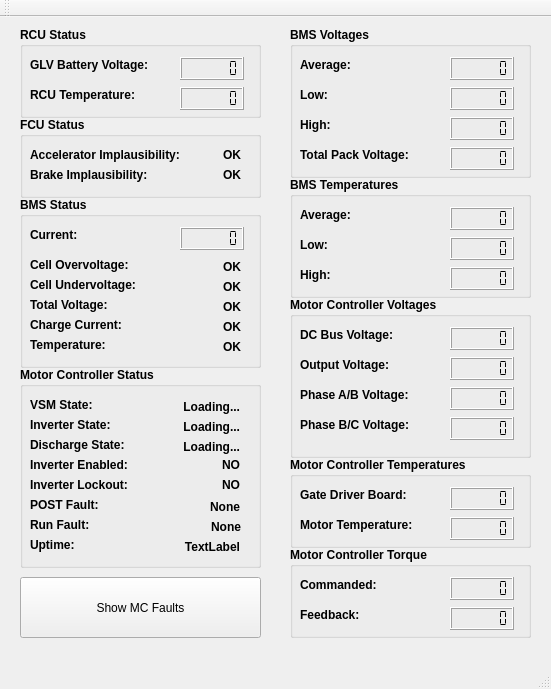
<?xml version="1.0" encoding="UTF-8"?>
<ui version="4.0">
 <class>MainWindow</class>
 <widget class="QMainWindow" name="MainWindow">
  <property name="geometry">
   <rect>
    <x>0</x>
    <y>0</y>
    <width>551</width>
    <height>689</height>
   </rect>
  </property>
  <property name="windowTitle">
   <string>MainWindow</string>
  </property>
  <widget class="QWidget" name="centralWidget">
   <widget class="QGroupBox" name="rcu_group">
    <property name="geometry">
     <rect>
      <x>20</x>
      <y>10</y>
      <width>241</width>
      <height>91</height>
     </rect>
    </property>
    <property name="font">
     <font>
      <weight>75</weight>
      <bold>true</bold>
     </font>
    </property>
    <property name="title">
     <string>RCU Status</string>
    </property>
    <widget class="QLabel" name="glv_voltage_label">
     <property name="geometry">
      <rect>
       <x>10</x>
       <y>30</y>
       <width>131</width>
       <height>16</height>
      </rect>
     </property>
     <property name="text">
      <string>GLV Battery Voltage:</string>
     </property>
    </widget>
    <widget class="QLCDNumber" name="glv_voltage">
     <property name="geometry">
      <rect>
       <x>160</x>
       <y>30</y>
       <width>64</width>
       <height>23</height>
      </rect>
     </property>
     <property name="font">
      <font>
       <weight>75</weight>
       <bold>true</bold>
      </font>
     </property>
     <property name="frameShadow">
      <enum>QFrame::Raised</enum>
     </property>
     <property name="smallDecimalPoint">
      <bool>true</bool>
     </property>
     <property name="digitCount">
      <number>6</number>
     </property>
     <property name="segmentStyle">
      <enum>QLCDNumber::Flat</enum>
     </property>
    </widget>
    <widget class="QLabel" name="rcu_temp_label">
     <property name="geometry">
      <rect>
       <x>10</x>
       <y>60</y>
       <width>121</width>
       <height>16</height>
      </rect>
     </property>
     <property name="text">
      <string>RCU Temperature:</string>
     </property>
    </widget>
    <widget class="QLCDNumber" name="rcu_temperature">
     <property name="geometry">
      <rect>
       <x>160</x>
       <y>60</y>
       <width>64</width>
       <height>23</height>
      </rect>
     </property>
     <property name="smallDecimalPoint">
      <bool>true</bool>
     </property>
     <property name="digitCount">
      <number>6</number>
     </property>
     <property name="segmentStyle">
      <enum>QLCDNumber::Flat</enum>
     </property>
    </widget>
   </widget>
   <widget class="QGroupBox" name="bms_voltage_group">
    <property name="geometry">
     <rect>
      <x>290</x>
      <y>10</y>
      <width>241</width>
      <height>151</height>
     </rect>
    </property>
    <property name="font">
     <font>
      <weight>75</weight>
      <bold>true</bold>
     </font>
    </property>
    <property name="title">
     <string>BMS Voltages</string>
    </property>
    <widget class="QLabel" name="avg_voltage_label">
     <property name="geometry">
      <rect>
       <x>10</x>
       <y>30</y>
       <width>60</width>
       <height>16</height>
      </rect>
     </property>
     <property name="text">
      <string>Average:</string>
     </property>
    </widget>
    <widget class="QLCDNumber" name="avg_voltage">
     <property name="geometry">
      <rect>
       <x>160</x>
       <y>30</y>
       <width>64</width>
       <height>23</height>
      </rect>
     </property>
     <property name="smallDecimalPoint">
      <bool>true</bool>
     </property>
     <property name="digitCount">
      <number>6</number>
     </property>
     <property name="segmentStyle">
      <enum>QLCDNumber::Flat</enum>
     </property>
    </widget>
    <widget class="QLabel" name="low_voltage_label">
     <property name="geometry">
      <rect>
       <x>10</x>
       <y>60</y>
       <width>60</width>
       <height>16</height>
      </rect>
     </property>
     <property name="text">
      <string>Low:</string>
     </property>
    </widget>
    <widget class="QLCDNumber" name="low_voltage">
     <property name="geometry">
      <rect>
       <x>160</x>
       <y>60</y>
       <width>64</width>
       <height>23</height>
      </rect>
     </property>
     <property name="smallDecimalPoint">
      <bool>true</bool>
     </property>
     <property name="digitCount">
      <number>6</number>
     </property>
     <property name="segmentStyle">
      <enum>QLCDNumber::Flat</enum>
     </property>
    </widget>
    <widget class="QLabel" name="high_voltage_label">
     <property name="geometry">
      <rect>
       <x>10</x>
       <y>90</y>
       <width>60</width>
       <height>16</height>
      </rect>
     </property>
     <property name="text">
      <string>High:</string>
     </property>
    </widget>
    <widget class="QLCDNumber" name="high_voltage">
     <property name="geometry">
      <rect>
       <x>160</x>
       <y>90</y>
       <width>64</width>
       <height>23</height>
      </rect>
     </property>
     <property name="smallDecimalPoint">
      <bool>true</bool>
     </property>
     <property name="digitCount">
      <number>6</number>
     </property>
     <property name="segmentStyle">
      <enum>QLCDNumber::Flat</enum>
     </property>
    </widget>
    <widget class="QLabel" name="total_voltage_label">
     <property name="geometry">
      <rect>
       <x>10</x>
       <y>120</y>
       <width>121</width>
       <height>16</height>
      </rect>
     </property>
     <property name="text">
      <string>Total Pack Voltage:</string>
     </property>
    </widget>
    <widget class="QLCDNumber" name="total_voltage">
     <property name="geometry">
      <rect>
       <x>160</x>
       <y>120</y>
       <width>64</width>
       <height>23</height>
      </rect>
     </property>
     <property name="smallDecimalPoint">
      <bool>true</bool>
     </property>
     <property name="digitCount">
      <number>6</number>
     </property>
     <property name="segmentStyle">
      <enum>QLCDNumber::Flat</enum>
     </property>
    </widget>
   </widget>
   <widget class="QGroupBox" name="bms_temps_group">
    <property name="geometry">
     <rect>
      <x>290</x>
      <y>160</y>
      <width>241</width>
      <height>121</height>
     </rect>
    </property>
    <property name="font">
     <font>
      <weight>75</weight>
      <bold>true</bold>
     </font>
    </property>
    <property name="title">
     <string>BMS Temperatures</string>
    </property>
    <widget class="QLabel" name="bms_high_temp_label">
     <property name="geometry">
      <rect>
       <x>10</x>
       <y>90</y>
       <width>60</width>
       <height>16</height>
      </rect>
     </property>
     <property name="text">
      <string>High:</string>
     </property>
    </widget>
    <widget class="QLabel" name="bms_avg_temp_label">
     <property name="geometry">
      <rect>
       <x>10</x>
       <y>30</y>
       <width>60</width>
       <height>16</height>
      </rect>
     </property>
     <property name="text">
      <string>Average:</string>
     </property>
    </widget>
    <widget class="QLabel" name="bms_low_temp_label">
     <property name="geometry">
      <rect>
       <x>10</x>
       <y>60</y>
       <width>60</width>
       <height>16</height>
      </rect>
     </property>
     <property name="text">
      <string>Low:</string>
     </property>
    </widget>
    <widget class="QLCDNumber" name="bms_high_temp">
     <property name="geometry">
      <rect>
       <x>160</x>
       <y>90</y>
       <width>64</width>
       <height>23</height>
      </rect>
     </property>
     <property name="smallDecimalPoint">
      <bool>true</bool>
     </property>
     <property name="digitCount">
      <number>6</number>
     </property>
     <property name="segmentStyle">
      <enum>QLCDNumber::Flat</enum>
     </property>
    </widget>
    <widget class="QLCDNumber" name="bms_low_temp">
     <property name="geometry">
      <rect>
       <x>160</x>
       <y>60</y>
       <width>64</width>
       <height>23</height>
      </rect>
     </property>
     <property name="smallDecimalPoint">
      <bool>true</bool>
     </property>
     <property name="digitCount">
      <number>6</number>
     </property>
     <property name="segmentStyle">
      <enum>QLCDNumber::Flat</enum>
     </property>
    </widget>
    <widget class="QLCDNumber" name="bms_avg_temp">
     <property name="geometry">
      <rect>
       <x>160</x>
       <y>30</y>
       <width>64</width>
       <height>23</height>
      </rect>
     </property>
     <property name="smallDecimalPoint">
      <bool>true</bool>
     </property>
     <property name="digitCount">
      <number>6</number>
     </property>
     <property name="segmentStyle">
      <enum>QLCDNumber::Flat</enum>
     </property>
    </widget>
   </widget>
   <widget class="QGroupBox" name="fcu_group">
    <property name="geometry">
     <rect>
      <x>20</x>
      <y>100</y>
      <width>241</width>
      <height>81</height>
     </rect>
    </property>
    <property name="font">
     <font>
      <weight>75</weight>
      <bold>true</bold>
     </font>
    </property>
    <property name="title">
     <string>FCU Status</string>
    </property>
    <widget class="QLabel" name="accel_implausibility_label">
     <property name="geometry">
      <rect>
       <x>10</x>
       <y>30</y>
       <width>161</width>
       <height>16</height>
      </rect>
     </property>
     <property name="text">
      <string>Accelerator Implausibility:</string>
     </property>
    </widget>
    <widget class="QLabel" name="brake_implausibility_label">
     <property name="geometry">
      <rect>
       <x>10</x>
       <y>50</y>
       <width>151</width>
       <height>16</height>
      </rect>
     </property>
     <property name="text">
      <string>Brake Implausibility:</string>
     </property>
    </widget>
    <widget class="QLabel" name="accel_implausibility">
     <property name="enabled">
      <bool>true</bool>
     </property>
     <property name="geometry">
      <rect>
       <x>180</x>
       <y>30</y>
       <width>41</width>
       <height>16</height>
      </rect>
     </property>
     <property name="font">
      <font>
       <weight>75</weight>
       <bold>true</bold>
      </font>
     </property>
     <property name="text">
      <string>OK</string>
     </property>
     <property name="alignment">
      <set>Qt::AlignRight|Qt::AlignTrailing|Qt::AlignVCenter</set>
     </property>
    </widget>
    <widget class="QLabel" name="brake_implausibility">
     <property name="enabled">
      <bool>true</bool>
     </property>
     <property name="geometry">
      <rect>
       <x>180</x>
       <y>50</y>
       <width>41</width>
       <height>16</height>
      </rect>
     </property>
     <property name="font">
      <font>
       <weight>75</weight>
       <bold>true</bold>
      </font>
     </property>
     <property name="text">
      <string>OK</string>
     </property>
     <property name="alignment">
      <set>Qt::AlignRight|Qt::AlignTrailing|Qt::AlignVCenter</set>
     </property>
    </widget>
   </widget>
   <widget class="QGroupBox" name="bms_status_group">
    <property name="geometry">
     <rect>
      <x>20</x>
      <y>180</y>
      <width>241</width>
      <height>171</height>
     </rect>
    </property>
    <property name="font">
     <font>
      <weight>75</weight>
      <bold>true</bold>
     </font>
    </property>
    <property name="title">
     <string>BMS Status</string>
    </property>
    <widget class="QLabel" name="current_label">
     <property name="geometry">
      <rect>
       <x>10</x>
       <y>30</y>
       <width>60</width>
       <height>16</height>
      </rect>
     </property>
     <property name="text">
      <string>Current:</string>
     </property>
    </widget>
    <widget class="QLCDNumber" name="current">
     <property name="geometry">
      <rect>
       <x>160</x>
       <y>30</y>
       <width>64</width>
       <height>23</height>
      </rect>
     </property>
     <property name="font">
      <font>
       <weight>75</weight>
       <bold>true</bold>
      </font>
     </property>
     <property name="smallDecimalPoint">
      <bool>true</bool>
     </property>
     <property name="digitCount">
      <number>6</number>
     </property>
     <property name="segmentStyle">
      <enum>QLCDNumber::Flat</enum>
     </property>
    </widget>
    <widget class="QLabel" name="overvoltage_label">
     <property name="geometry">
      <rect>
       <x>10</x>
       <y>60</y>
       <width>111</width>
       <height>16</height>
      </rect>
     </property>
     <property name="text">
      <string>Cell Overvoltage:</string>
     </property>
    </widget>
    <widget class="QLabel" name="undervoltage_label">
     <property name="geometry">
      <rect>
       <x>10</x>
       <y>80</y>
       <width>111</width>
       <height>16</height>
      </rect>
     </property>
     <property name="text">
      <string>Cell Undervoltage:</string>
     </property>
    </widget>
    <widget class="QLabel" name="total_voltage_label_2">
     <property name="geometry">
      <rect>
       <x>10</x>
       <y>100</y>
       <width>111</width>
       <height>16</height>
      </rect>
     </property>
     <property name="text">
      <string>Total Voltage:</string>
     </property>
    </widget>
    <widget class="QLabel" name="charge_current_label">
     <property name="geometry">
      <rect>
       <x>10</x>
       <y>120</y>
       <width>101</width>
       <height>16</height>
      </rect>
     </property>
     <property name="text">
      <string>Charge Current:</string>
     </property>
    </widget>
    <widget class="QLabel" name="bms_temperature_label">
     <property name="geometry">
      <rect>
       <x>10</x>
       <y>140</y>
       <width>101</width>
       <height>16</height>
      </rect>
     </property>
     <property name="text">
      <string>Temperature:</string>
     </property>
    </widget>
    <widget class="QLabel" name="cell_overvoltage">
     <property name="enabled">
      <bool>true</bool>
     </property>
     <property name="geometry">
      <rect>
       <x>170</x>
       <y>60</y>
       <width>51</width>
       <height>20</height>
      </rect>
     </property>
     <property name="font">
      <font>
       <weight>75</weight>
       <bold>true</bold>
      </font>
     </property>
     <property name="text">
      <string>OK</string>
     </property>
     <property name="alignment">
      <set>Qt::AlignRight|Qt::AlignTrailing|Qt::AlignVCenter</set>
     </property>
    </widget>
    <widget class="QLabel" name="cell_undervoltage">
     <property name="enabled">
      <bool>true</bool>
     </property>
     <property name="geometry">
      <rect>
       <x>170</x>
       <y>80</y>
       <width>51</width>
       <height>20</height>
      </rect>
     </property>
     <property name="font">
      <font>
       <weight>75</weight>
       <bold>true</bold>
      </font>
     </property>
     <property name="text">
      <string>OK</string>
     </property>
     <property name="alignment">
      <set>Qt::AlignRight|Qt::AlignTrailing|Qt::AlignVCenter</set>
     </property>
    </widget>
    <widget class="QLabel" name="bms_total_voltage">
     <property name="enabled">
      <bool>true</bool>
     </property>
     <property name="geometry">
      <rect>
       <x>170</x>
       <y>100</y>
       <width>51</width>
       <height>20</height>
      </rect>
     </property>
     <property name="font">
      <font>
       <weight>75</weight>
       <bold>true</bold>
      </font>
     </property>
     <property name="text">
      <string>OK</string>
     </property>
     <property name="alignment">
      <set>Qt::AlignRight|Qt::AlignTrailing|Qt::AlignVCenter</set>
     </property>
    </widget>
    <widget class="QLabel" name="charge_current">
     <property name="enabled">
      <bool>true</bool>
     </property>
     <property name="geometry">
      <rect>
       <x>170</x>
       <y>120</y>
       <width>51</width>
       <height>20</height>
      </rect>
     </property>
     <property name="font">
      <font>
       <weight>75</weight>
       <bold>true</bold>
      </font>
     </property>
     <property name="text">
      <string>OK</string>
     </property>
     <property name="alignment">
      <set>Qt::AlignRight|Qt::AlignTrailing|Qt::AlignVCenter</set>
     </property>
    </widget>
    <widget class="QLabel" name="bms_temperature">
     <property name="enabled">
      <bool>true</bool>
     </property>
     <property name="geometry">
      <rect>
       <x>170</x>
       <y>140</y>
       <width>51</width>
       <height>20</height>
      </rect>
     </property>
     <property name="font">
      <font>
       <weight>75</weight>
       <bold>true</bold>
      </font>
     </property>
     <property name="text">
      <string>OK</string>
     </property>
     <property name="alignment">
      <set>Qt::AlignRight|Qt::AlignTrailing|Qt::AlignVCenter</set>
     </property>
    </widget>
   </widget>
   <widget class="QGroupBox" name="mc_status_group">
    <property name="geometry">
     <rect>
      <x>20</x>
      <y>350</y>
      <width>241</width>
      <height>201</height>
     </rect>
    </property>
    <property name="font">
     <font>
      <weight>75</weight>
      <bold>true</bold>
     </font>
    </property>
    <property name="title">
     <string>Motor Controller Status</string>
    </property>
    <widget class="QLabel" name="vsm_state_label">
     <property name="geometry">
      <rect>
       <x>10</x>
       <y>30</y>
       <width>71</width>
       <height>16</height>
      </rect>
     </property>
     <property name="text">
      <string>VSM State:</string>
     </property>
    </widget>
    <widget class="QLabel" name="vsm_state">
     <property name="geometry">
      <rect>
       <x>109</x>
       <y>30</y>
       <width>111</width>
       <height>20</height>
      </rect>
     </property>
     <property name="text">
      <string>Loading...</string>
     </property>
     <property name="alignment">
      <set>Qt::AlignRight|Qt::AlignTrailing|Qt::AlignVCenter</set>
     </property>
    </widget>
    <widget class="QLabel" name="inverter_state_label">
     <property name="geometry">
      <rect>
       <x>10</x>
       <y>50</y>
       <width>91</width>
       <height>16</height>
      </rect>
     </property>
     <property name="text">
      <string>Inverter State:</string>
     </property>
    </widget>
    <widget class="QLabel" name="inverter_state">
     <property name="geometry">
      <rect>
       <x>109</x>
       <y>50</y>
       <width>111</width>
       <height>20</height>
      </rect>
     </property>
     <property name="text">
      <string>Loading...</string>
     </property>
     <property name="alignment">
      <set>Qt::AlignRight|Qt::AlignTrailing|Qt::AlignVCenter</set>
     </property>
    </widget>
    <widget class="QLabel" name="discharge_state_label">
     <property name="geometry">
      <rect>
       <x>10</x>
       <y>70</y>
       <width>101</width>
       <height>16</height>
      </rect>
     </property>
     <property name="text">
      <string>Discharge State:</string>
     </property>
    </widget>
    <widget class="QLabel" name="discharge_state">
     <property name="geometry">
      <rect>
       <x>119</x>
       <y>70</y>
       <width>101</width>
       <height>20</height>
      </rect>
     </property>
     <property name="text">
      <string>Loading...</string>
     </property>
     <property name="alignment">
      <set>Qt::AlignRight|Qt::AlignTrailing|Qt::AlignVCenter</set>
     </property>
    </widget>
    <widget class="QLabel" name="inverter_enabled_label">
     <property name="geometry">
      <rect>
       <x>10</x>
       <y>90</y>
       <width>111</width>
       <height>16</height>
      </rect>
     </property>
     <property name="text">
      <string>Inverter Enabled:</string>
     </property>
    </widget>
    <widget class="QLabel" name="inverter_enabled">
     <property name="geometry">
      <rect>
       <x>160</x>
       <y>90</y>
       <width>60</width>
       <height>16</height>
      </rect>
     </property>
     <property name="text">
      <string>NO</string>
     </property>
     <property name="alignment">
      <set>Qt::AlignRight|Qt::AlignTrailing|Qt::AlignVCenter</set>
     </property>
    </widget>
    <widget class="QLabel" name="inverter_lockout_label">
     <property name="geometry">
      <rect>
       <x>10</x>
       <y>110</y>
       <width>111</width>
       <height>16</height>
      </rect>
     </property>
     <property name="text">
      <string>Inverter Lockout:</string>
     </property>
    </widget>
    <widget class="QLabel" name="inverter_lockout">
     <property name="geometry">
      <rect>
       <x>160</x>
       <y>110</y>
       <width>60</width>
       <height>16</height>
      </rect>
     </property>
     <property name="text">
      <string>NO</string>
     </property>
     <property name="alignment">
      <set>Qt::AlignRight|Qt::AlignTrailing|Qt::AlignVCenter</set>
     </property>
    </widget>
    <widget class="QLabel" name="mc_post_fault_label">
     <property name="geometry">
      <rect>
       <x>10</x>
       <y>130</y>
       <width>81</width>
       <height>16</height>
      </rect>
     </property>
     <property name="text">
      <string>POST Fault:</string>
     </property>
    </widget>
    <widget class="QLabel" name="mc_post_fault">
     <property name="geometry">
      <rect>
       <x>99</x>
       <y>130</y>
       <width>121</width>
       <height>20</height>
      </rect>
     </property>
     <property name="text">
      <string>None</string>
     </property>
     <property name="alignment">
      <set>Qt::AlignRight|Qt::AlignTrailing|Qt::AlignVCenter</set>
     </property>
    </widget>
    <widget class="QLabel" name="mc_run_fault_label">
     <property name="geometry">
      <rect>
       <x>10</x>
       <y>150</y>
       <width>60</width>
       <height>16</height>
      </rect>
     </property>
     <property name="text">
      <string>Run Fault:</string>
     </property>
    </widget>
    <widget class="QLabel" name="mc_run_fault">
     <property name="geometry">
      <rect>
       <x>100</x>
       <y>150</y>
       <width>121</width>
       <height>20</height>
      </rect>
     </property>
     <property name="text">
      <string>None</string>
     </property>
     <property name="alignment">
      <set>Qt::AlignRight|Qt::AlignTrailing|Qt::AlignVCenter</set>
     </property>
    </widget>
    <widget class="QLabel" name="uptime_label">
     <property name="geometry">
      <rect>
       <x>10</x>
       <y>170</y>
       <width>60</width>
       <height>16</height>
      </rect>
     </property>
     <property name="text">
      <string>Uptime:</string>
     </property>
    </widget>
    <widget class="QLabel" name="uptime">
     <property name="geometry">
      <rect>
       <x>109</x>
       <y>170</y>
       <width>111</width>
       <height>20</height>
      </rect>
     </property>
     <property name="text">
      <string>TextLabel</string>
     </property>
     <property name="alignment">
      <set>Qt::AlignRight|Qt::AlignTrailing|Qt::AlignVCenter</set>
     </property>
    </widget>
   </widget>
   <widget class="QGroupBox" name="mc_voltages_group">
    <property name="geometry">
     <rect>
      <x>290</x>
      <y>280</y>
      <width>241</width>
      <height>161</height>
     </rect>
    </property>
    <property name="font">
     <font>
      <weight>75</weight>
      <bold>true</bold>
     </font>
    </property>
    <property name="title">
     <string>Motor Controller Voltages</string>
    </property>
    <widget class="QLabel" name="dc_bus_voltage_label">
     <property name="geometry">
      <rect>
       <x>10</x>
       <y>30</y>
       <width>101</width>
       <height>16</height>
      </rect>
     </property>
     <property name="text">
      <string>DC Bus Voltage:</string>
     </property>
    </widget>
    <widget class="QLCDNumber" name="dc_bus_voltage">
     <property name="geometry">
      <rect>
       <x>160</x>
       <y>30</y>
       <width>64</width>
       <height>23</height>
      </rect>
     </property>
     <property name="smallDecimalPoint">
      <bool>true</bool>
     </property>
     <property name="digitCount">
      <number>6</number>
     </property>
     <property name="segmentStyle">
      <enum>QLCDNumber::Flat</enum>
     </property>
    </widget>
    <widget class="QLabel" name="output_voltage_label">
     <property name="geometry">
      <rect>
       <x>10</x>
       <y>60</y>
       <width>101</width>
       <height>16</height>
      </rect>
     </property>
     <property name="text">
      <string>Output Voltage:</string>
     </property>
    </widget>
    <widget class="QLCDNumber" name="output_voltage">
     <property name="geometry">
      <rect>
       <x>160</x>
       <y>60</y>
       <width>64</width>
       <height>23</height>
      </rect>
     </property>
     <property name="smallDecimalPoint">
      <bool>true</bool>
     </property>
     <property name="digitCount">
      <number>6</number>
     </property>
     <property name="segmentStyle">
      <enum>QLCDNumber::Flat</enum>
     </property>
    </widget>
    <widget class="QLabel" name="phase_ab_voltage_label">
     <property name="geometry">
      <rect>
       <x>10</x>
       <y>90</y>
       <width>121</width>
       <height>16</height>
      </rect>
     </property>
     <property name="text">
      <string>Phase A/B Voltage:</string>
     </property>
    </widget>
    <widget class="QLCDNumber" name="phase_ab_voltage">
     <property name="geometry">
      <rect>
       <x>160</x>
       <y>90</y>
       <width>64</width>
       <height>23</height>
      </rect>
     </property>
     <property name="smallDecimalPoint">
      <bool>true</bool>
     </property>
     <property name="digitCount">
      <number>6</number>
     </property>
     <property name="segmentStyle">
      <enum>QLCDNumber::Flat</enum>
     </property>
    </widget>
    <widget class="QLabel" name="phase_bc_voltage_label">
     <property name="geometry">
      <rect>
       <x>10</x>
       <y>120</y>
       <width>121</width>
       <height>16</height>
      </rect>
     </property>
     <property name="text">
      <string>Phase B/C Voltage:</string>
     </property>
    </widget>
    <widget class="QLCDNumber" name="phase_bc_voltage">
     <property name="geometry">
      <rect>
       <x>160</x>
       <y>120</y>
       <width>64</width>
       <height>23</height>
      </rect>
     </property>
     <property name="smallDecimalPoint">
      <bool>true</bool>
     </property>
     <property name="digitCount">
      <number>6</number>
     </property>
     <property name="segmentStyle">
      <enum>QLCDNumber::Flat</enum>
     </property>
    </widget>
   </widget>
   <widget class="QGroupBox" name="mc_temperature_group">
    <property name="geometry">
     <rect>
      <x>290</x>
      <y>440</y>
      <width>241</width>
      <height>91</height>
     </rect>
    </property>
    <property name="font">
     <font>
      <weight>75</weight>
      <bold>true</bold>
     </font>
    </property>
    <property name="title">
     <string>Motor Controller Temperatures</string>
    </property>
    <widget class="QLabel" name="gate_driver_label">
     <property name="geometry">
      <rect>
       <x>10</x>
       <y>30</y>
       <width>121</width>
       <height>16</height>
      </rect>
     </property>
     <property name="text">
      <string>Gate Driver Board:</string>
     </property>
    </widget>
    <widget class="QLCDNumber" name="gate_driver">
     <property name="geometry">
      <rect>
       <x>160</x>
       <y>30</y>
       <width>64</width>
       <height>23</height>
      </rect>
     </property>
     <property name="smallDecimalPoint">
      <bool>true</bool>
     </property>
     <property name="digitCount">
      <number>6</number>
     </property>
     <property name="segmentStyle">
      <enum>QLCDNumber::Flat</enum>
     </property>
    </widget>
    <widget class="QLabel" name="motor_temp_label">
     <property name="geometry">
      <rect>
       <x>10</x>
       <y>60</y>
       <width>131</width>
       <height>16</height>
      </rect>
     </property>
     <property name="text">
      <string>Motor Temperature:</string>
     </property>
    </widget>
    <widget class="QLCDNumber" name="motor_temp">
     <property name="geometry">
      <rect>
       <x>160</x>
       <y>60</y>
       <width>64</width>
       <height>23</height>
      </rect>
     </property>
     <property name="smallDecimalPoint">
      <bool>true</bool>
     </property>
     <property name="digitCount">
      <number>6</number>
     </property>
     <property name="segmentStyle">
      <enum>QLCDNumber::Flat</enum>
     </property>
    </widget>
   </widget>
   <widget class="QGroupBox" name="mc_torque_group">
    <property name="geometry">
     <rect>
      <x>290</x>
      <y>530</y>
      <width>241</width>
      <height>91</height>
     </rect>
    </property>
    <property name="font">
     <font>
      <weight>75</weight>
      <bold>true</bold>
     </font>
    </property>
    <property name="title">
     <string>Motor Controller Torque</string>
    </property>
    <widget class="QLabel" name="commanded_label">
     <property name="geometry">
      <rect>
       <x>10</x>
       <y>30</y>
       <width>91</width>
       <height>16</height>
      </rect>
     </property>
     <property name="text">
      <string>Commanded:</string>
     </property>
    </widget>
    <widget class="QLCDNumber" name="commanded">
     <property name="geometry">
      <rect>
       <x>160</x>
       <y>30</y>
       <width>64</width>
       <height>23</height>
      </rect>
     </property>
     <property name="smallDecimalPoint">
      <bool>true</bool>
     </property>
     <property name="digitCount">
      <number>6</number>
     </property>
     <property name="segmentStyle">
      <enum>QLCDNumber::Flat</enum>
     </property>
    </widget>
    <widget class="QLabel" name="feedback_label">
     <property name="geometry">
      <rect>
       <x>10</x>
       <y>60</y>
       <width>81</width>
       <height>16</height>
      </rect>
     </property>
     <property name="text">
      <string>Feedback:</string>
     </property>
    </widget>
    <widget class="QLCDNumber" name="feedback">
     <property name="geometry">
      <rect>
       <x>160</x>
       <y>60</y>
       <width>64</width>
       <height>23</height>
      </rect>
     </property>
     <property name="smallDecimalPoint">
      <bool>true</bool>
     </property>
     <property name="digitCount">
      <number>6</number>
     </property>
     <property name="segmentStyle">
      <enum>QLCDNumber::Flat</enum>
     </property>
    </widget>
   </widget>
   <widget class="QPushButton" name="mc_fault_button">
    <property name="geometry">
     <rect>
      <x>20</x>
      <y>560</y>
      <width>241</width>
      <height>61</height>
     </rect>
    </property>
    <property name="text">
     <string>Show MC Faults</string>
    </property>
   </widget>
  </widget>
  <widget class="QMenuBar" name="menuBar">
   <property name="geometry">
    <rect>
     <x>0</x>
     <y>0</y>
     <width>551</width>
     <height>22</height>
    </rect>
   </property>
  </widget>
  <widget class="QToolBar" name="mainToolBar">
   <attribute name="toolBarArea">
    <enum>TopToolBarArea</enum>
   </attribute>
   <attribute name="toolBarBreak">
    <bool>false</bool>
   </attribute>
  </widget>
  <widget class="QStatusBar" name="statusBar"/>
 </widget>
 <layoutdefault spacing="6" margin="11"/>
 <resources/>
 <connections/>
</ui>
